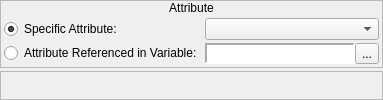
     <widget class="QWidget" name="wAttribute">
      <layout class="QVBoxLayout" name="verticalLayout_45">
       <property name="spacing">
        <number>3</number>
       </property>
       <property name="margin">
        <number>0</number>
       </property>
       <item>
        <widget class="QFrame" name="frame_27">
         <property name="sizePolicy">
          <sizepolicy hsizetype="Preferred" vsizetype="Fixed">
           <horstretch>0</horstretch>
           <verstretch>0</verstretch>
          </sizepolicy>
         </property>
         <property name="frameShape">
          <enum>QFrame::StyledPanel</enum>
         </property>
         <property name="frameShadow">
          <enum>QFrame::Raised</enum>
         </property>
         <layout class="QVBoxLayout" name="verticalLayout_42">
          <property name="spacing">
           <number>0</number>
          </property>
          <property name="margin">
           <number>0</number>
          </property>
          <item>
           <widget class="QLabel" name="label_18">
            <property name="sizePolicy">
             <sizepolicy hsizetype="Preferred" vsizetype="Fixed">
              <horstretch>0</horstretch>
              <verstretch>0</verstretch>
             </sizepolicy>
            </property>
            <property name="text">
             <string>Attribute</string>
            </property>
            <property name="alignment">
             <set>Qt::AlignCenter</set>
            </property>
           </widget>
          </item>
          <item>
           <widget class="QWidget" name="widget_24" native="true">
            <layout class="QHBoxLayout" name="horizontalLayout_23">
             <property name="spacing">
              <number>3</number>
             </property>
             <property name="margin">
              <number>3</number>
             </property>
             <item>
              <layout class="QVBoxLayout" name="verticalLayout_43">
               <property name="spacing">
                <number>3</number>
               </property>
               <item>
                <widget class="QRadioButton" name="rbSpecificAttribute">
                 <property name="sizePolicy">
                  <sizepolicy hsizetype="Fixed" vsizetype="Fixed">
                   <horstretch>0</horstretch>
                   <verstretch>0</verstretch>
                  </sizepolicy>
                 </property>
                 <property name="text">
                  <string>Specific Attribute:</string>
                 </property>
                 <property name="checked">
                  <bool>true</bool>
                 </property>
                </widget>
               </item>
               <item>
                <widget class="QRadioButton" name="rbReferencedAttribute">
                 <property name="sizePolicy">
                  <sizepolicy hsizetype="Fixed" vsizetype="Fixed">
                   <horstretch>0</horstretch>
                   <verstretch>0</verstretch>
                  </sizepolicy>
                 </property>
                 <property name="text">
                  <string>Attribute Referenced in Variable:</string>
                 </property>
                </widget>
               </item>
              </layout>
             </item>
             <item>
              <layout class="QVBoxLayout" name="verticalLayout_44">
               <property name="spacing">
                <number>3</number>
               </property>
               <item>
                <widget class="QComboBox" name="cboxAttributes"/>
               </item>
               <item>
                <widget class="QWidget" name="wAttributeVariable" native="true">
                 <layout class="QHBoxLayout" name="horizontalLayout_44">
                  <property name="spacing">
                   <number>0</number>
                  </property>
                  <property name="margin">
                   <number>0</number>
                  </property>
                  <item>
                   <widget class="QLabel" name="lblAttributeVariable">
                    <property name="sizePolicy">
                     <sizepolicy hsizetype="Preferred" vsizetype="Preferred">
                      <horstretch>0</horstretch>
                      <verstretch>0</verstretch>
                     </sizepolicy>
                    </property>
                    <property name="minimumSize">
                     <size>
                      <width>150</width>
                      <height>0</height>
                     </size>
                    </property>
                    <property name="font">
                     <font>
                      <family>Monospace</family>
                     </font>
                    </property>
                    <property name="styleSheet">
                     <string notr="true">background-color: palette(base);</string>
                    </property>
                    <property name="frameShape">
                     <enum>QFrame::Panel</enum>
                    </property>
                    <property name="frameShadow">
                     <enum>QFrame::Sunken</enum>
                    </property>
                    <property name="lineWidth">
                     <number>2</number>
                    </property>
                    <property name="text">
                     <string/>
                    </property>
                   </widget>
                  </item>
                  <item>
                   <widget class="QToolButton" name="bBrowseAttributeVariables">
                    <property name="text">
                     <string>...</string>
                    </property>
                    <property name="icon">
                     <iconset resource="gui_icons.qrc">
                      <normaloff>:/icons/fileopen.png</normaloff>:/icons/fileopen.png</iconset>
                    </property>
                   </widget>
                  </item>
                 </layout>
                </widget>
               </item>
              </layout>
             </item>
            </layout>
           </widget>
          </item>
         </layout>
        </widget>
       </item>
       <item>
        <widget class="QFrame" name="frame_55">
         <property name="frameShape">
          <enum>QFrame::StyledPanel</enum>
         </property>
         <property name="frameShadow">
          <enum>QFrame::Raised</enum>
         </property>
        </widget>
       </item>
      </layout>
     </widget>
